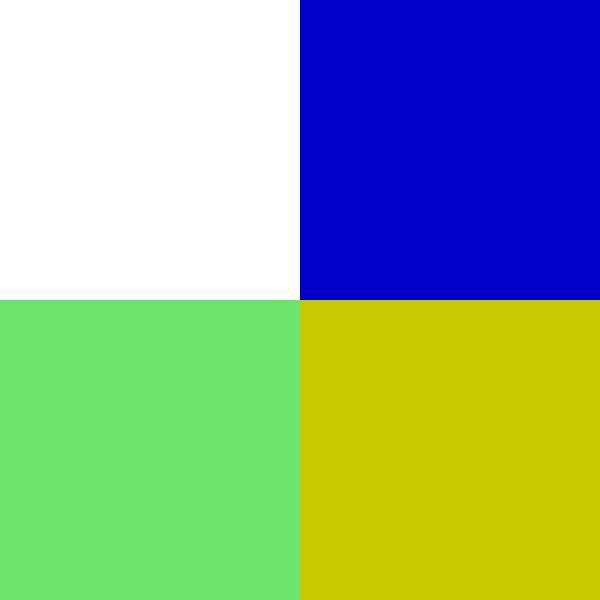
Frame 1 (no input)
Frame 60 (the mouse pressed at the canvas centre just before this capture): identical to frame 1, image omitted
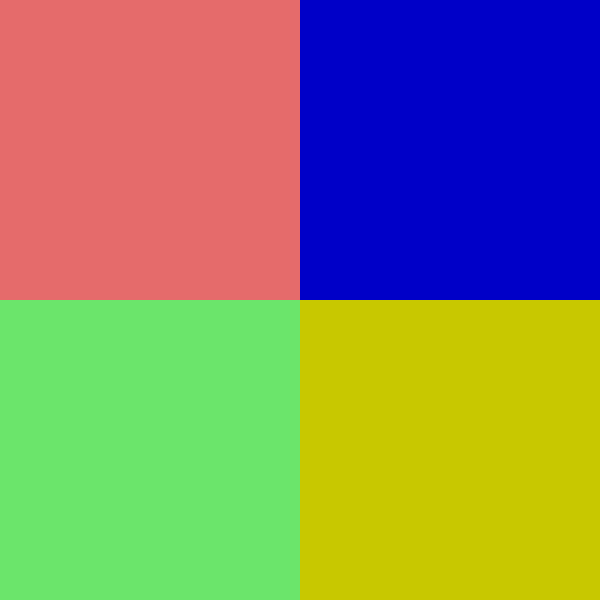
Frame 120 (the mouse held since frame 60 and released just before this capture)

The Processing sketch that drew these frames (run headless with seeded random() and noise(); from frame 60 on, the mouse is pressed at the canvas centre):

// Processing sketch: exam_04
// ── exam_04.pde
void setup() {
  size(600, 600);
  noStroke();
}

void draw() {
  
  //TL
  if (mouseX < width/2 && mouseY < height/2) {
    fill(255);
  } else {
    fill(229, 107, 107);
  }
  rect(0, 0, width/2, height/2);

//BL
  if (mouseX < width/2 && mouseY > height/2) {
    fill(255);
  } else {
    fill(107, 229, 107);
  }
  rect(0, height/2, width/2, height/2);
  
  
    //TR
  if (mouseX > width/2 && mouseY > height/2) {
    fill(255);
  } else {
    fill(200, 200, 000);
  }
  rect(width/2, height/2, 600, 600);
  
  
  
  //BR
  if (mouseX > width/2 && mouseY < height/2) {
    fill(255);
  } else {
    fill(0, 000, 200);
  }
  rect(width/2, 0, 300, 300);
} 
